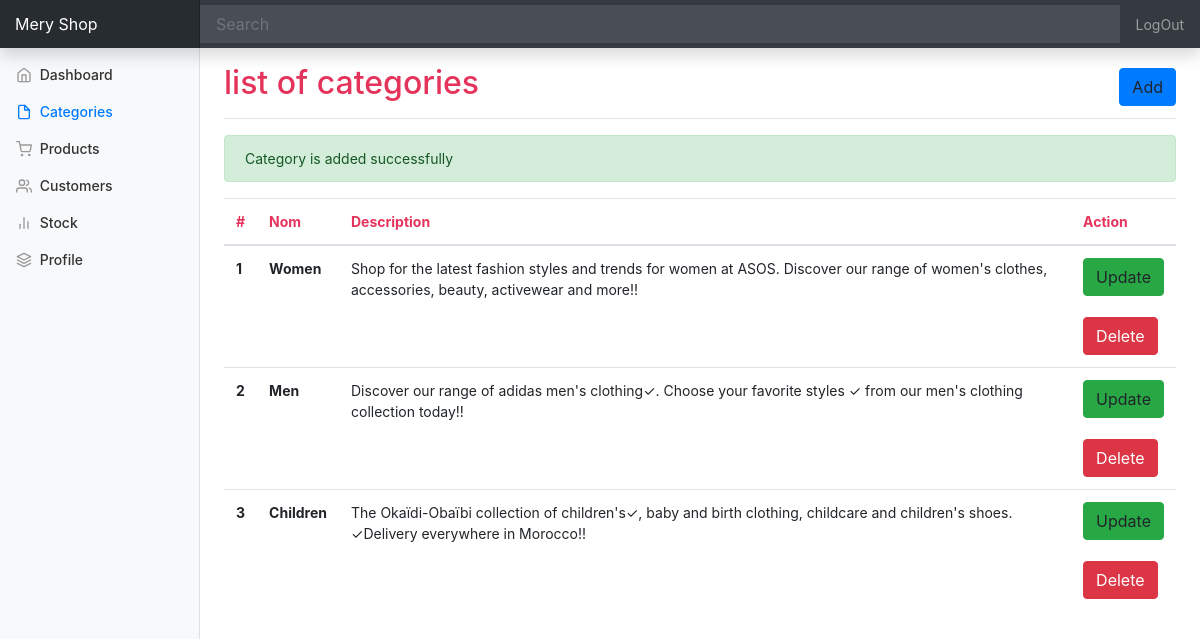
Screenshot of /admin/categories/liste.php?ajout=ok with the database file from the repository.
### tables this page shows
CREATE TABLE `categories` (
  `id` int(11) NOT NULL,
  `nom` varchar(255) DEFAULT NULL,
  `description` text DEFAULT NULL,
  `createur` int(11) DEFAULT NULL,
  `date_creation` date DEFAULT NULL,
  `date_modification` date DEFAULT NULL
);

### inc/functions.php (called while the page is built, shortened)
<?php
function connect(){
    $servername = "localhost";
    $DBuser = "root";
    $DBpassword = "";
    $DBname = "e-commerce";
    try{
        $conn = new PDO("mysql:host=$servername;dbname=$DBname", $DBuser, $DBpassword);
        $conn->setAttribute(PDO::ATTR_ERRMODE,PDO::ERRMODE_EXCEPTION);
    }
    catch(PDOException $e){
        echo "Connection failed:".$e->getMessage();
    }
    return $conn;
}
    function getAllCategories(){
   $conn = connect();
    $requette  = "SELECT * FROM categories";
    $resultat = $conn->query($requette);
    $categories = $resultat->fetchAll();
    return $categories;
}
?>

### admin/categories/liste.php (the view, shortened to what this page needs)
<?php
    include "../../inc/functions.php";
    $categories = getAllCategories();
    ?>
<!doctype html>
<html lang="en">
  <head>
    <link href="../../bootstrap-5.0.2-dist/css/bootstraapp.min.css" rel="stylesheet">
    <link href="../../bootstrap-5.0.2-dist/css/dashboard.css" rel="stylesheet">
  </head>
  <body>
    <nav class="navbar navbar-dark fixed-top bg-dark flex-md-nowrap p-0 shadow">
      <a class="navbar-brand col-sm-3 col-md-2 mr-0" href="#">Mery Shop</a>
      <input class="form-control form-control-dark w-100" type="text" placeholder="Search" aria-label="Search">
      <ul class="navbar-nav px-3">
        <li class="nav-item text-nowrap">
          <a class="nav-link" href="../../LogOut.php">LogOut</a>
        </li>
      </ul>
    </nav>
    <div class="container-fluid">
      <div class="row">
      <nav class="col-md-2 d-none d-md-block bg-light sidebar">
          <div class="sidebar-sticky">
            <ul class="nav flex-column">
              <li class="nav-item">
                <a class="nav-link " href="#">
                  <span data-feather="home"></span>
                  Dashboard <span class="sr-only">(current)</span>
                </a>
              </li>
              <li class="nav-item">
              <a class="nav-link active" href="">
                  <span data-feather="file"></span>
                  Categories
                </a>
              </li>
              <li class="nav-item">
                <a class="nav-link" href="../produits/liste.php">
                  <span data-feather="shopping-cart"></span>
                  Products
                </a>
              </li>
              <li class="nav-item">
                <a class="nav-link" href="../visiteurs/liste.php">
                  <span data-feather="users"></span>
                  Customers
                </a>
              </li>
              <li class="nav-item">
                <a class="nav-link" href="../stock/liste.php">
                  <span data-feather="bar-chart-2"></span>
                  Stock
                </a>
              </li>
              <li class="nav-item">
                <a class="nav-link " href="../profile.php">
                  <span data-feather="layers"></span>
                  Profile
                </a>
              </li>
            </ul>
          </div>
        </nav>
        <main role="main" class="col-md-9 ml-sm-auto col-lg-10 px-4">
          <div class="d-flex justify-content-between flex-wrap flex-md-nowrap align-items-center pt-3 pb-2 mb-3 border-bottom">
            <h1 class="h2" style="color:#e5345b;">list of categories</h1>
            <a class="btn btn-primary" data-toggle="modal" data-target="#exampleModal" >Add</a>
          </div>
          <div>
            <?php if(isset($_GET['ajout']) && $_GET['ajout'] == "ok"){
                print'<div class="alert alert-success">
                Category is added successfully
            </div>';}
                ?>
 <table class="table">
  <thead>
    <tr style="color:#e5345b;">
      <th scope="col" >#</th>
      <th scope="col" >Nom</th>
      <th scope="col" >Description</th>
      <th scope="col" >Action</th>
    </tr>
  </thead>
  <tbody>
    <?php
        $i=0;
        foreach ($categories as $categorie){
            $i++;
            print' <tr>
            <th scope="row">'.$i.'</th>
            <td><b>'.$categorie['nom'].'</b></td>
            <td>'.$categorie['description'].'</td>
            <td>
              <a  class="btn btn-success" data-toggle="modal" data-target="#editModal'.$categorie['id'].'">Update</a>
              <br>
              <br>
              <a onClick="return popUpDeleteCategorie()" href="supprimer.php?idcategorie='.$categorie['id'].'" class="btn btn-danger">Delete</a>
            </td>
          </tr>';
        }
    ?>
  </tbody>
</table>
          </div>
        </main>
      </div>
    </div>
  </body>
</html>

### rows the page displays
categories: nom "Women", description "Shop for the latest fashion styles and trends for women at ASOS. Discover our range of women's clothes, accessories, beauty, activewear and more!!"
categories: nom "Men", description "Discover our range of adidas men's clothing✓. Choose your favorite styles ✓ from our men's clothing collection today!!"
categories: nom "Children", description "The Okaïdi-Obaïbi collection of children's✓, baby and birth clothing, childcare and children's shoes. ✓Delivery everywhere in Morocco!!"
